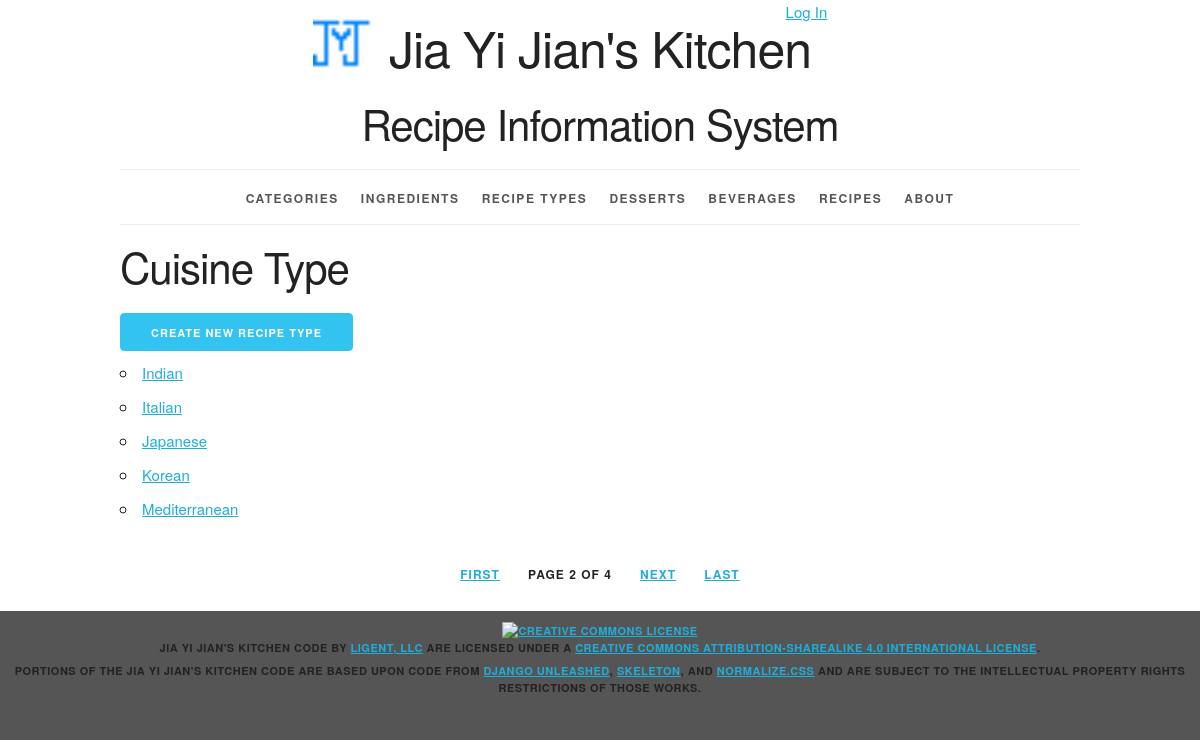
Page /recipe_types/?page=2 on the committed database.
### recipeinfo/models.py (models this page shows, shortened)
class Recipe_Type(models.Model):
    recipe_type_id = models.AutoField(primary_key=True)
    recipe_type_name = models.CharField(max_length=45)
    def __str__(self):
        return '%s' % self.recipe_type_name
    def get_absolute_url(self):
        return reverse('recipeinfo_recipe_type_detail_urlpattern', kwargs={'pk': self.pk})
    class Meta:
        ordering = ['recipe_type_name']

### recipeinfo/views.py (the view)
class Recipe_TypeList(PageLinksMixin, ListView):
    paginate_by = 5
    model = Recipe_Type

### recipeinfo/utils.py (called while the page is built)
    def _page_urls(self, page_number):
        return "?{pkw}={n}".format(
            pkw=self.page_kwarg,
            n=page_number)

    def first_page(self, page):
        if page.number > 1:
            return self._page_urls(1)
        return None

    def previous_page(self, page):
        if (page.has_previous()
                and page.number > 2):
            return self._page_urls(
                page.previous_page_number())
        return None

    def next_page(self, page):
        last_page = page.paginator.num_pages
        if (page.has_next()
                and page.number < last_page - 1):
            return self._page_urls(
                page.next_page_number())
        return None

    def last_page(self, page):
        last_page = page.paginator.num_pages
        if page.number < last_page:
            return self._page_urls(last_page)
        return None

    def get_context_data(self, **kwargs):
        context = super().get_context_data(
            **kwargs)
        page = context.get('page_obj')
        if page is not None:
            context.update({
                'first_page_url':
                    self.first_page(page),
                'previous_page_url':
                    self.previous_page(page),
                'next_page_url':
                    self.next_page(page),
                'last_page_url':
                    self.last_page(page),
            })
        return context

### recipeinfo/templates/recipeinfo/recipe_type_list.html (shortened to what this page needs)
{% extends 'recipeinfo/base.html' %}
{% block content %}
<h2>Cuisine Type</h2>
    <div>
         <a href="{% url 'recipeinfo_recipe_type_create_urlpattern' %}"
         class="button button-primary">Create New Recipe Type</a>
    </div>
<ul>
    {% for recipe_type in recipe_type_list %}
        <li>
        <a href="{{ recipe_type.get_absolute_url }}">{{ recipe_type }}</a>
        </li>
    {% empty %}
        <li><em>There are currently no cuisine type in the list.</em></li>
    {% endfor %}
</ul>
{% endblock %}

### recipeinfo/static/recipeinfo/skeleton.css (style rules this page uses)
html { font-size: 62.5%; }
body { font-size: 1.5em; line-height: 1.6; font-weight: 400; font-family: "Raleway", "HelveticaNeue", "Helvetica Neue", Helvetica, Arial, sans-serif; color: #222; }
h1, h2, h3, h4, h5, h6 { margin-top: 0; margin-bottom: 2rem; font-weight: 300; }
h2 { font-size: 3.6rem; line-height: 1.25; letter-spacing: -.1rem; }
@media (min-width: 550px) { h2 { font-size: 4.2rem; } }
a { color: #1EAEDB; }
.button, button, input[type="submit"], input[type="reset"], input[type="button"] { display: inline-block; height: 38px; padding: 0 30px; color: #555; text-align: center; font-size: 11px; font-weight: 600; line-height: 38px; letter-spacing: .1rem; text-transform: uppercase; text-decoration: none; white-space: nowrap; background-color: transparent; border-radius: 4px; border: 1px solid #bbb; cursor: pointer; box-sizing: border-box; }
.button.button-primary, button.button-primary, input[type="submit"].button-primary, input[type="reset"].button-primary, input[type="button"].button-primary { color: #FFF; background-color: #33C3F0; border-color: #33C3F0; }
ul { list-style: circle inside; }
ol, ul { padding-left: 0; margin-top: 0; }
li { margin-bottom: 1rem; }
button, .button { margin-bottom: 1rem; }
pre, blockquote, dl, figure, table, p, ul, ol, form { margin-bottom: 2.5rem; }

### recipeinfo/static/recipeinfo/style.css (style rules this page uses)
html { height: 100%; background-color: #555; }
body { background-color: white; }

### rows in the picture
Recipe_Type: recipe_type_name "Indian"
Recipe_Type: recipe_type_name "Italian"
Recipe_Type: recipe_type_name "Japanese"
Recipe_Type: recipe_type_name "Korean"
Recipe_Type: recipe_type_name "Mediterranean"

### other values in the picture
{{ page_obj.number }} "2"
{{ paginator.num_pages }} "4"
